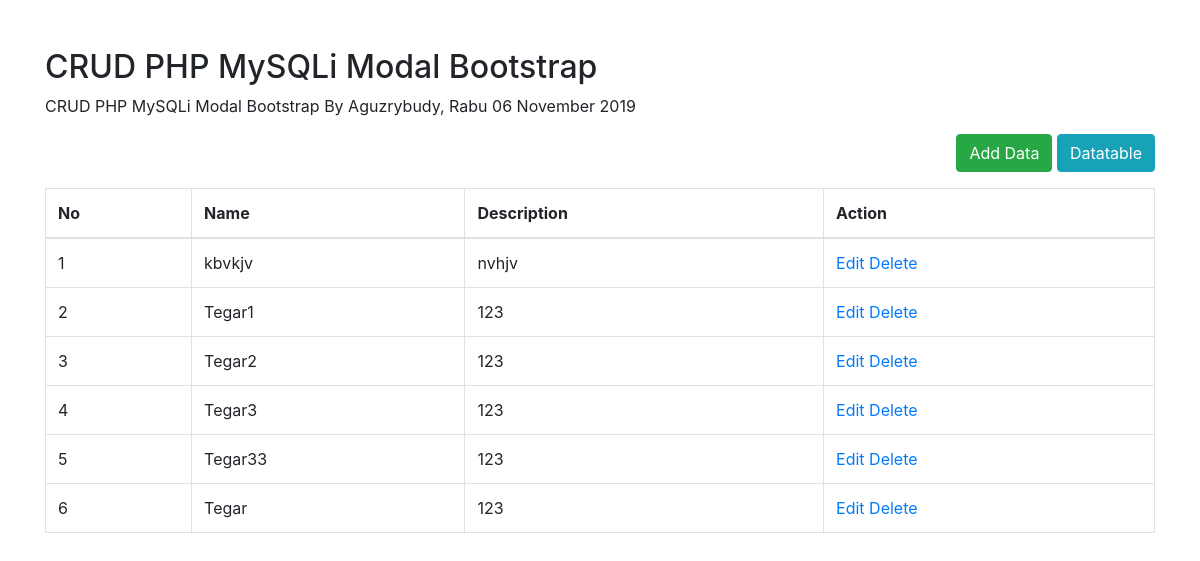
The page / on the database its author committed.
### tables this page shows
CREATE TABLE `modal` (
  `modal_id` int(11) NOT NULL,
  `modal_name` varchar(255) NOT NULL,
  `description` text NOT NULL,
  `date` timestamp NOT NULL DEFAULT CURRENT_TIMESTAMP ON UPDATE CURRENT_TIMESTAMP
);

### index.php (the view, shortened to what this page needs)
<!doctype html>
<html lang="en">
<head>
<link href="bootstrap/css/bootstrap.min.css" rel="stylesheet">
</head>
<body>
<div class="container mt-5 mb-5">
  <h2>CRUD PHP MySQLi Modal Bootstrap</h2>
  <p>CRUD PHP MySQLi Modal Bootstrap By Aguzrybudy, Rabu 06 November 2019</p>
  <p class="text-right"><a href="javascript.void(0)" class="btn btn-success" data-target="#ModalAdd" data-toggle="modal">Add Data</a> <a href="datatable.php" class="btn btn-info" >Datatable</a></p>
<table id="mytable" class="table table-bordered">
    <thead>
      <th>No</th>
      <th>Name</th>
      <th>Description</th>
      <th>Action</th>
    </thead>
	<tbody id="modal-data">
<?php
  include "koneksi.php";
  $no = 0;
  $modal=mysqli_query($koneksi,"SELECT * FROM modal ORDER BY modal_id DESC");
  while($r=mysqli_fetch_array($modal)){
  $no++;
?>
  <tr>
      <td><?php echo $no; ?></td>
      <td><?php echo  $r['modal_name']; ?></td>
      <td><?php echo  $r['description']; ?></td>
      <td>
         <a href="javascript:void(0)" class='open_modal' id='<?php echo  $r['modal_id']; ?>'>Edit</a>
         <a href="javascript:void(0)" class="delete_modal" data-id='<?php echo  $r['modal_id']; ?>'>Delete</a>
      </td>
  </tr>
<?php } ?>
</tbody>
</table>
</div>
</body>
</html>

### rows shown on the page
modal: modal_name "kbvkjv", description "nvhjv"
modal: modal_name "Tegar1", description "123"
modal: modal_name "Tegar2", description "123"
modal: modal_name "Tegar3", description "123"
modal: modal_name "Tegar33", description "123"
modal: modal_name "Tegar", description "123"
